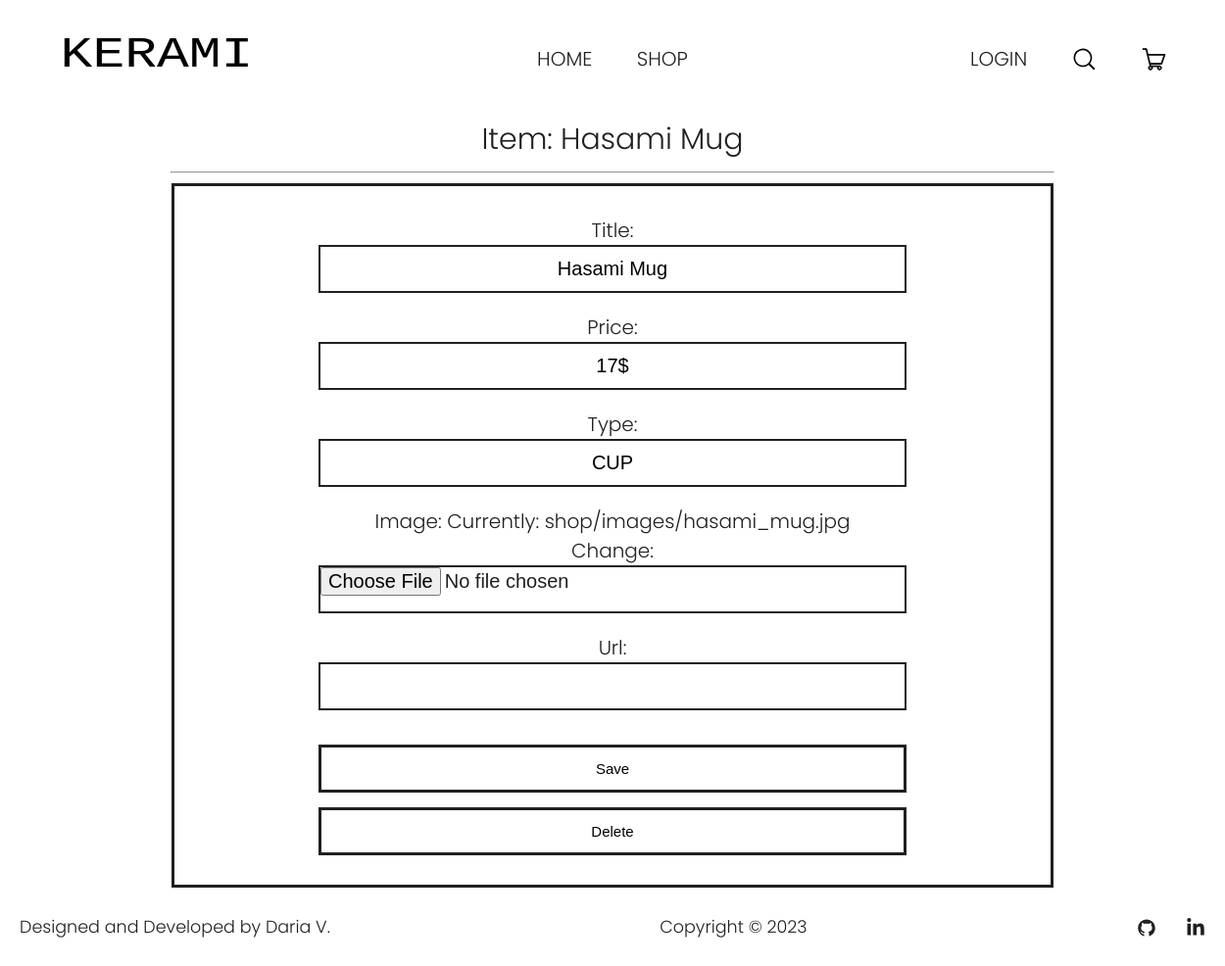
Screenshot of /item/6 with the database file from the repository.
### home/models.py (models this page shows, shortened)
class Menu(models.Model):
    title = models.CharField(max_length=100)
    url = models.CharField(max_length=100)
    class Meta:
        verbose_name = 'Menu'
        verbose_name_plural = 'Menu'

### shop/models.py (models this page shows, shortened)
class Item(models.Model):
    title = models.CharField(max_length=50)
    price = models.CharField(max_length=5)
    type = models.CharField(max_length=100, default='another')
    image = models.ImageField(upload_to='shop/images')
    url = models.URLField(blank=True, null=True)

### shop/views.py (the view, shortened to what this page needs)
# urls.py: path('item/<int:item_pk>', views.viewitem, name='viewitem'),
def viewitem(request, item_pk):
    menu = Menu.objects.all()
    item = get_object_or_404(Item, pk=item_pk)
    form = ItemForm(instance=item)
    if request.method == 'GET':
        return render(request, 'shop/item.html', {'item': item, 'form': form, 'menu': menu})

### shop/forms.py
class ItemForm(ModelForm):
    class Meta:
        model = Item
        fields = ['title', 'price', 'type', 'image', 'url']

### templates/shop/item.html (shortened to what this page needs)
{% extends 'home/base.html' %}
{% load static %}
{% block css %}
<link rel="stylesheet" href="{% static 'css/item.css' %}">
{% endblock %}
{% block content %}
<main>
    <section class="item-info">
        <div class="item container">
            <h1 class="item-title">Item: {{ item.title }}</h1>
            <hr>
            <div class="item-editing">
                <form method="post" class="item-edit-form">
                    {{ form.as_p }}
                    <div class="button">
                        <button class="save btn">Save</button>
                    </div>
                </form>
                <form action="{% url 'delete' item.id %}" method="post" class="item-edit-form">
                    <div class="button">
                        <button class="delete btn">Delete</button>
                    </div>
                </form>
            </div>
        </div>
    </section>
</main>
{% endblock content %}

### templates/home/base.html (shortened to what this page needs)
<!DOCTYPE html>
{% load static %}
<html lang="en">
<head>
    <link rel="stylesheet" href="{% static 'css/base.css' %}">
    {% block css %}{% endblock %}
</head>
<body>
{% block header %}
<header class="header-menu">
    <div class="header container">
        <div class="logo">
            <a href="{% url 'home' %}"><img src="{% static 'home/logo_ceramics.svg' %}" alt="KERAMI"></a>
        </div>
        <nav class="menu-nav">
            {% for m in menu %}
            <a class="menu-nav-item" href="{{ m.url }}">{{ m.title }}</a>
            {% endfor %}
        </nav>
        <div class="right-items">
            {% if user.is_authenticated %}
            <a href="#">{{ user.username }}</a>
            <form action="{% url 'logout' %}" method="post">
                {% csrf_token %}
                <button class="logout-btn">Logout</button>
            </form>
            {% else %}
            <a href="{% url 'login' %}">LOGIN</a>
            {% endif %}
            <a class="link-svg" href="#">
            </a>
            {% if user.is_authenticated %}
            <a class="link-svg" href="{% url 'cart' %}">
                {% else %}
                <a class="link-svg" href="{% url 'login' %}">
                {% endif %}
                </a>
        </div>
    </div>
</header>
{% endblock header %}
<main>
    {% block content %}
    {% endblock content%}
</main>
<footer class="footer-nav">
    <div class="page-footer_wrapper container">
        <div class="footer-designer-name">
            <h3>Designed and Developed by Daria V.</h3>
        </div>
        <div class="footer-copyright">
            <h3>Copyright © 2023</h3>
        </div>
        <div class="footer-body">
            <ul class="footer-icons">
                <li class="social-icon">
                    <a href="https://github.com/dariavarlamovaa" target="_blank"
                       rel="noopener noreferrer">
                    </a>
                </li>
                <li class="social-icon">
                    <a href="https://www.linkedin.com/in/daria-varlamova-091537270/"
                       target="_blank" rel="noopener noreferrer">
                    </a>
                </li>
            </ul>
        </div>
    </div>
</footer>
</body>
</html>

### home/static/css/base.css (style rules this page uses)
body { font-family: 'Poppins', sans-serif; font-weight: 300; font-size: 20px; color: #211f1f; background-color: #FFFFFF; margin: 0; padding: 0; }
a { text-decoration: none; color: #211f1f; }
h1, h2, h3, p { margin: 0; font-weight: 300; }
li, ul { margin: 0; padding: 0; }
svg { vertical-align: middle; }
.container { width: 1240px; margin: 0 auto; }
main { flex: 1; }
.header { max-height: 77px; width: 100%; display: flex; align-items: center; justify-content: space-between; padding: 60px 60px; box-sizing: border-box; }
.logo img { width: 200px; height: 50px; }
.menu-nav-item { background: transparent; cursor: pointer; border: 0; margin: 20px; font-size: 20px; }
.right-items { display: flex; justify-content: space-between; min-width: 200px; align-items: center; }
.link-svg { display: flex; align-items: center; }
.footer-nav { width: 100%; padding: 20px; max-height: 80px; display: flex; align-items: center; box-sizing: border-box; }
.page-footer_wrapper { display: flex; flex-wrap: wrap; justify-content: space-between; box-sizing: border-box; padding: 30px 0; font-size: 15px; }
.footer-icons { list-style: none; display: flex; gap: 30px; padding: 0; }
.footer-designer-name, .footer-copyright, .footer-body { height: 40px; display: flex; align-items: center; }
.social-icon a { color: #FFF; }

### shop/static/css/item.css (style rules this page uses)
.item-title, .item-heading { text-align: center; }
.item hr { width: 900px; }
.item-editing, .item-adding { border: solid 3px #211f1f; min-width: 700px; max-width: 900px; min-height: 700px; text-align: center; padding: 30px 20px; box-sizing: border-box; display: flex; flex-direction: column; justify-content: space-between; align-items: center; margin: 0 auto; }
.item-edit-form, .item-add-form { min-width: 600px; }
.item-edit-form input[type="text"], .item-edit-form input[type="password"], .item-edit-form input[type="file"], .item-edit-form input[type="url"], .item-add-form input[type="text"], .item-add-form input[type="password"], .item-add-form input[type="file"], .item-add-form input[type="url"] { width: 100%; border: 2px solid #211f1f; box-sizing: border-box; height: 49px; font-size: 20px; text-align: center; margin-bottom: 20px; align-items: center; }
.button { display: flex; justify-content: space-between; margin-top: 15px; }
.delete, .save, .add-btn { width: 100%; border: solid 3px #211f1f; background-color: #FFFFFF; height: 49px; font-size: 15px; }

### rows the page displays
Menu: title "HOME"
Menu: title "SHOP"
Item: title "Hasami Mug", price "17$", type "CUP"
